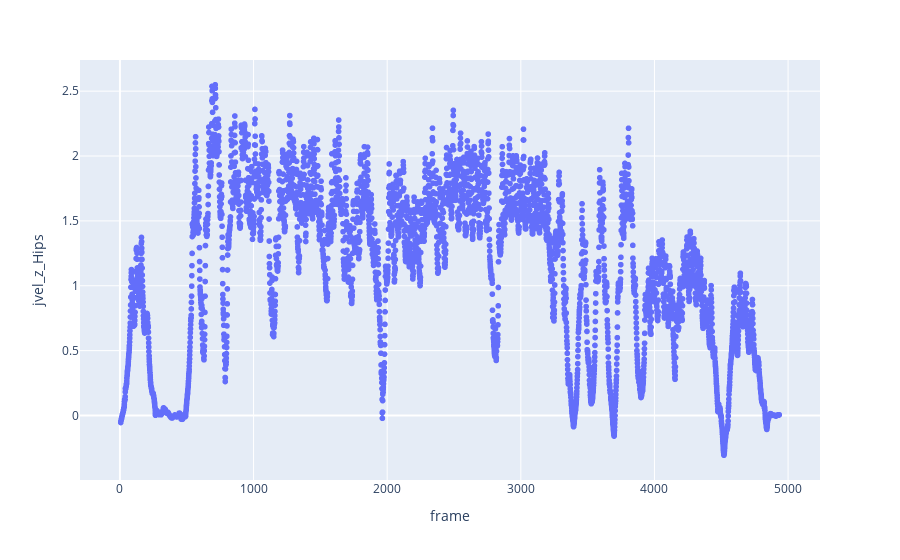

The code cell stored with this chart in its notebook:
### Code cell
fig = px.scatter(df_X, x= "frame", y="jvel_z_Hips")
fig.show()

### Figure 1 — Plotly figure (JSON) as saved in the notebook; plotly's stock layout.template omitted (floating-point values rounded to 4 significant figures; data arrays with more than 128 entries replaced by an {"elided": "..."} marker saying what was removed)
{"data": [{"hovertemplate": "frame=%{x}<br>jvel_z_Hips=%{y}<extra></extra>", "legendgroup": "", "marker": {"color": "#636efa", "symbol": "circle"}, "mode": "markers", "name": "", "showlegend": false, "type": "scattergl", "x": {"elided": "4929 int values"}, "xaxis": "x", "y": {"elided": "4929 float values"}, "yaxis": "y"}], "layout": {"autosize": true, "legend": {"tracegroupgap": 0}, "margin": {"t": 60}, "xaxis": {"anchor": "y", "autorange": true, "domain": [0, 1], "range": [-287.9, 5228.0], "title": {"text": "frame"}, "type": "linear"}, "yaxis": {"anchor": "x", "autorange": true, "domain": [0, 1], "range": [-0.5275, 2.771], "title": {"text": "jvel_z_Hips"}, "type": "linear"}}}
